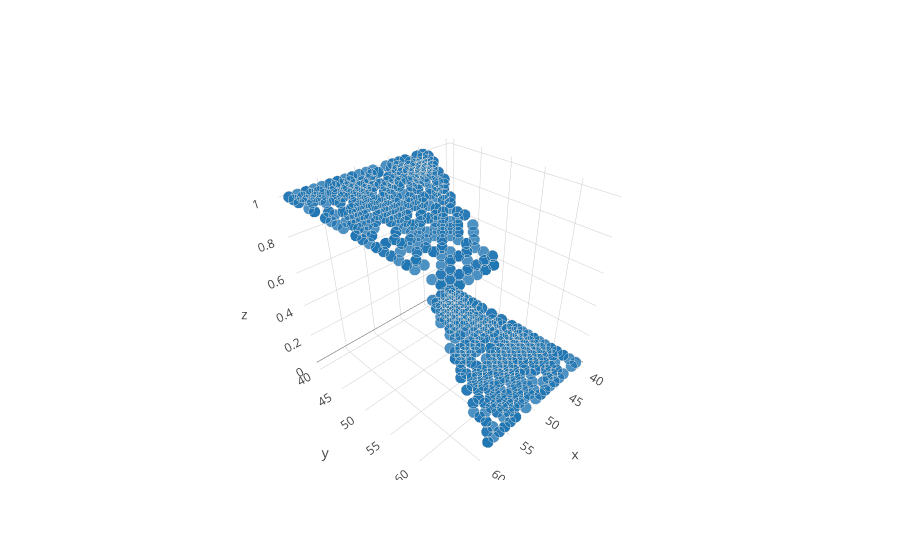

Notebook code for this chart:
### Code cell
trace = go.Scatter3d( x=a,
                   y=b,
                   z=z,
                   mode='markers',
                    marker=dict(
                        size=4,
                        line=dict(
                            color='rgba(217, 217, 217, 256)',
                            width=0.5
                        ),
                        opacity=0.8
                    )
                  )
data=[trace]
iplot(data)

### Figure 1 — Plotly figure (JSON) as saved in the notebook; plotly's stock layout.template omitted (floating-point values rounded to 4 significant figures; data arrays with more than 128 entries replaced by an {"elided": "..."} marker saying what was removed)
{"data": [{"marker": {"line": {"color": "rgba(217, 217, 217, 256)", "width": 0.5}, "opacity": 0.8, "size": 4}, "mode": "markers", "type": "scatter3d", "x": {"elided": "1000 int values"}, "y": {"elided": "1000 int values"}, "z": {"elided": "1000 int values"}}], "layout": {}}
